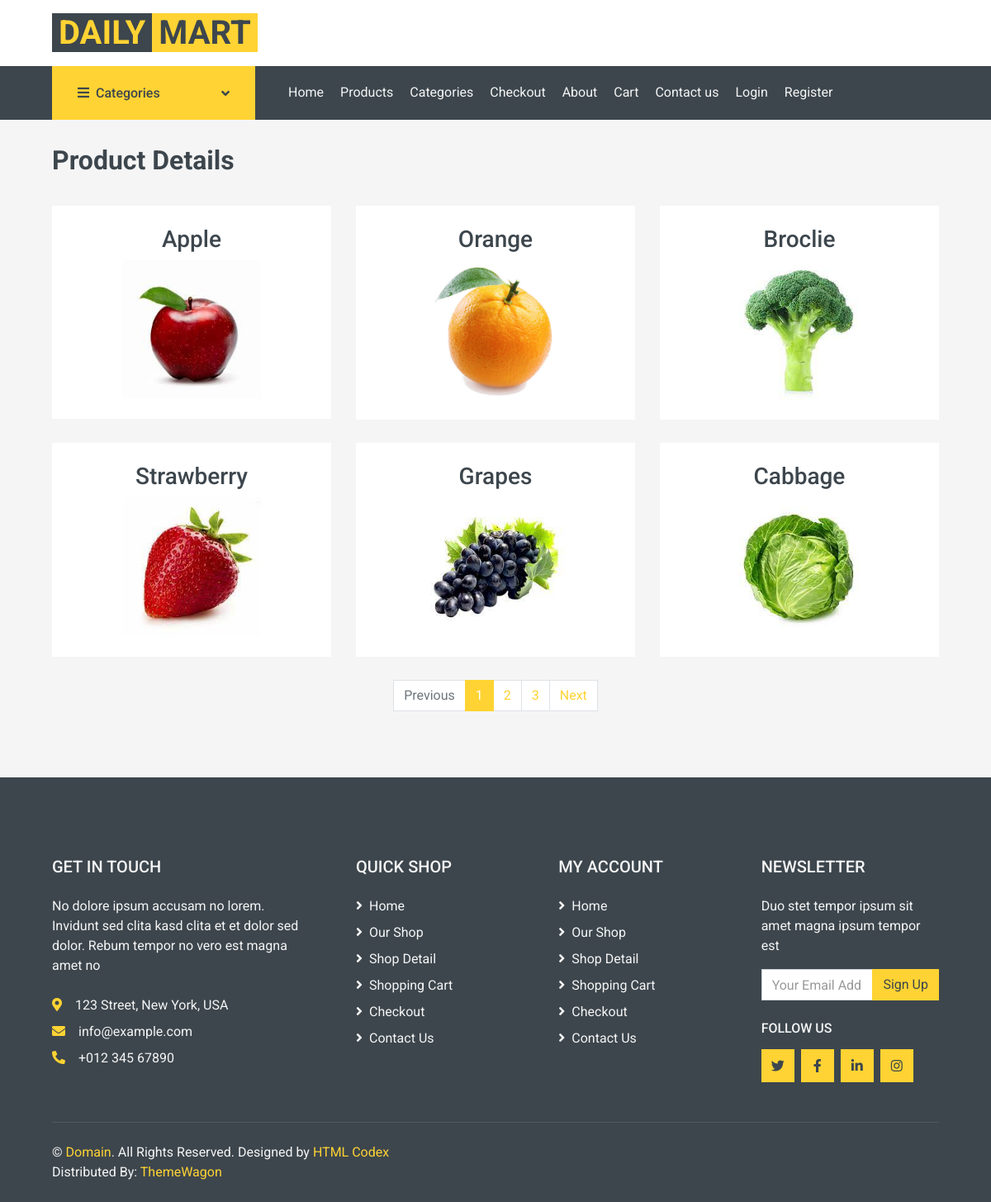
The page /userapp/uproducts on the database its author committed.
### adminapp/models.py (models this page shows)
class Products(models.Model):
    productname=models.CharField(max_length=100)
    productprice=models.IntegerField()
    productquantity=models.IntegerField()
    productimage=models.ImageField(upload_to='sample')

### userapp/views.py (the view)
# urls.py: path('uproducts',views.uproducts,name='uproducts'),
def uproducts(request):
    data=Products.objects.filter()
    return render(request,'userproducts.html',{'productdata':data})

### userapp/templates/userproducts.html (shortened to what this page needs)
{% extends 'userindex.html' %}
{% block content %}
<div class="container-fluid">
    <div class="row px-xl-5">
        <div class="col-lg-12 col-md-12">
            <div class="row pb-3">
                <div class="col-12 pb-1">
                    <h2>Product Details</h2>
                </div>
                {% for i in productdata %}
                <div class="col-lg-4 col-md-6 col-sm-6 pb-1">
                    <div class="product-item bg-light mb-4">
                        <div class="text-center py-4">
                            <a class="h3 text-decoration-none text-truncate" href="">{{ i.productname }}</a><br>
                            <div class="product-img position-relative overflow-hidden">
                                <img class="img-fluid w-50 h-50" src="{{ i.productimage.url  }}" alt="images loading" style="width: 50px; height: 50px;" >
                            </div>
                        </div>
                        <div class="product-action">
                        </div>
                    </div>
                </div>
                {% endfor %}
                <div class="col-12">
                    <nav>
                      <ul class="pagination justify-content-center">
                        <li class="page-item disabled"><a class="page-link" href="#">Previous</a></li>
                        <li class="page-item active"><a class="page-link" href="#">1</a></li>
                        <li class="page-item"><a class="page-link" href="#">2</a></li>
                        <li class="page-item"><a class="page-link" href="#">3</a></li>
                        <li class="page-item"><a class="page-link" href="#">Next</a></li>
                      </ul>
                    </nav>
                </div>
            </div>
        </div>
    </div>
</div>
{% endblock %}

### userapp/templates/userindex.html (shortened to what this page needs)
{% load static %}
<!DOCTYPE html>
<html lang="en">
<head>
    <link href=" https://cdnjs.cloudflare.com/ajax/libs/font-awesome/5.10.0/css/all.min.css " rel="stylesheet">
    <link href="{% static 'user/lib/animate/animate.min.css' %}" rel="stylesheet">
    <link href="{% static 'user/lib/owlcarousel/assets/owl.carousel.min.css' %}" rel="stylesheet">
    <link href="{% static 'user/css/style.css' %}" rel="stylesheet">
</head>
<body>
    <div class="container-fluid">
        <div class="row align-items-center bg-light py-3 px-xl-5 d-none d-lg-flex">
            <div class="col-lg-4">
                <a href="" class="text-decoration-none">
                    <span class="h1 text-uppercase text-primary bg-dark px-2">Daily</span>
                    <span class="h1 text-uppercase text-dark bg-primary px-2 ml-n1">Mart</span>
                </a>
            </div>
        </div>
    </div>
    <div class="container-fluid bg-dark mb-30">
        <div class="row px-xl-5">
            <div class="col-lg-3 d-none d-lg-block">
                <a class="btn d-flex align-items-center justify-content-between bg-primary w-100" data-toggle="collapse" href="#navbar-vertical" style="height: 65px; padding: 0 30px;">
                    <h6 class="text-dark m-0"><i class="fa fa-bars mr-2"></i>Categories</h6>
                    <i class="fa fa-angle-down text-dark"></i>
                </a>
            </div>
            <div class="col-lg-9">
                <nav class="navbar navbar-expand-lg bg-dark navbar-dark py-3 py-lg-0 px-0">
                    <div class="collapse navbar-collapse justify-content-between" id="navbarCollapse">
                        <div class="navbar-nav mr-auto py-0">
                            <a href="{% url 'user' %}" class="nav-item nav-link ">Home</a>
                            <a href="{% url 'uproducts' %}" class="nav-item nav-link">Products</a>
                            <a href="{% url 'ucategories' %}" class="nav-item nav-link">Categories</a>
                            <a href="{% url 'ucheckout' %}" class="nav-item nav-link">Checkout</a>
                            <a href="{% url 'uabout' %}" class="nav-item nav-link">About</a>
                            <div class="nav-item dropdown">
                                <a href="{% url 'ucart'   %}" class="nav-link dropdown-toggle" >Cart </a>
                            </div>
                            <a href="{% url 'ucontact' %}" class="nav-item nav-link">Contact us</a>
                            {% if 'uid' in request.session %}
                            <a href="{% url 'memberlogout' %}" class="nav-item nav-link">Logout</a>
                            {% else %}
                            <a href="{% url 'ulogin' %}" class="nav-item nav-link">Login</a>
                            <a href="{% url 'ureg' %}" class="nav-item nav-link">Register</a>
                            {% endif %}
                          </div>
                    </div>
                </nav>
            </div>
        </div>
    </div>
    {% block content %}{% endblock %}
    <div class="container-fluid bg-dark text-secondary mt-5 pt-5">
        <div class="row px-xl-5 pt-5">
            <div class="col-lg-4 col-md-12 mb-5 pr-3 pr-xl-5">
                <h5 class="text-secondary text-uppercase mb-4">Get In Touch</h5>
                <p class="mb-4">No dolore ipsum accusam no lorem. Invidunt sed clita kasd clita et et dolor sed dolor. Rebum tempor no vero est magna amet no</p>
                <p class="mb-2"><i class="fa fa-map-marker-alt text-primary mr-3"></i>123 Street, New York, USA</p>
                <p class="mb-2"><i class="fa fa-envelope text-primary mr-3"></i>info@example.com</p>
                <p class="mb-0"><i class="fa fa-phone-alt text-primary mr-3"></i>+012 345 67890</p>
            </div>
            <div class="col-lg-8 col-md-12">
                <div class="row">
                    <div class="col-md-4 mb-5">
                        <h5 class="text-secondary text-uppercase mb-4">Quick Shop</h5>
                        <div class="d-flex flex-column justify-content-start">
                            <a class="text-secondary mb-2" href="{% url 'user' %}"><i class="fa fa-angle-right mr-2"></i>Home</a>
                            <a class="text-secondary mb-2" href="#"><i class="fa fa-angle-right mr-2"></i>Our Shop</a>
                            <a class="text-secondary mb-2" href="#"><i class="fa fa-angle-right mr-2"></i>Shop Detail</a>
                            <a class="text-secondary mb-2" href="#"><i class="fa fa-angle-right mr-2"></i>Shopping Cart</a>
                            <a class="text-secondary mb-2" href="#"><i class="fa fa-angle-right mr-2"></i>Checkout</a>
                            <a class="text-secondary" href="#"><i class="fa fa-angle-right mr-2"></i>Contact Us</a>
                        </div>
                    </div>
                    <div class="col-md-4 mb-5">
                        <h5 class="text-secondary text-uppercase mb-4">My Account</h5>
                        <div class="d-flex flex-column justify-content-start">
                            <a class="text-secondary mb-2" href="#"><i class="fa fa-angle-right mr-2"></i>Home</a>
                            <a class="text-secondary mb-2" href="#"><i class="fa fa-angle-right mr-2"></i>Our Shop</a>
                            <a class="text-secondary mb-2" href="#"><i class="fa fa-angle-right mr-2"></i>Shop Detail</a>
                            <a class="text-secondary mb-2" href="#"><i class="fa fa-angle-right mr-2"></i>Shopping Cart</a>
                            <a class="text-secondary mb-2" href="#"><i class="fa fa-angle-right mr-2"></i>Checkout</a>
                            <a class="text-secondary" href="#"><i class="fa fa-angle-right mr-2"></i>Contact Us</a>
                        </div>
                    </div>
                    <div class="col-md-4 mb-5">
                        <h5 class="text-secondary text-uppercase mb-4">Newsletter</h5>
                        <p>Duo stet tempor ipsum sit amet magna ipsum tempor est</p>
                        <form action="">
                            <div class="input-group">
                                <input type="text" class="form-control" placeholder="Your Email Address">
                                <div class="input-group-append">
                                    <button class="btn btn-primary">Sign Up</button>
                                </div>
                            </div>
                        </form>
                        <h6 class="text-secondary text-uppercase mt-4 mb-3">Follow Us</h6>
                        <div class="d-flex">
                            <a class="btn btn-primary btn-square mr-2" href="#"><i class="fab fa-twitter"></i></a>
                            <a class="btn btn-primary btn-square mr-2" href="#"><i class="fab fa-facebook-f"></i></a>
                            <a class="btn btn-primary btn-square mr-2" href="#"><i class="fab fa-linkedin-in"></i></a>
                            <a class="btn btn-primary btn-square" href="#"><i class="fab fa-instagram"></i></a>
                        </div>
                    </div>
                </div>
            </div>
        </div>
        <div class="row border-top mx-xl-5 py-4" style="border-color: rgba(256, 256, 256, .1) !important;">
            <div class="col-md-6 px-xl-0">
                <p class="mb-md-0 text-center text-md-left text-secondary">
                    &copy; <a class="text-primary" href="#">Domain</a>. All Rights Reserved. Designed
                    by
                    <a class="text-primary" href="https://htmlcodex.com">HTML Codex</a>
                    <br>Distributed By: <a href="https://themewagon.com" target="_blank">ThemeWagon</a>
                </p>
            </div>
            <div class="col-md-6 px-xl-0 text-center text-md-right">
            </div>
        </div>
    </div>
</body>
</html>

### rows shown on the page
Products: productname "Apple", productimage (picture)
Products: productname "Orange", productimage (picture)
Products: productname "Broclie", productimage (picture)
Products: productname "Strawberry", productimage (picture)
Products: productname "Grapes", productimage (picture)
Products: productname "Cabbage", productimage (picture)
